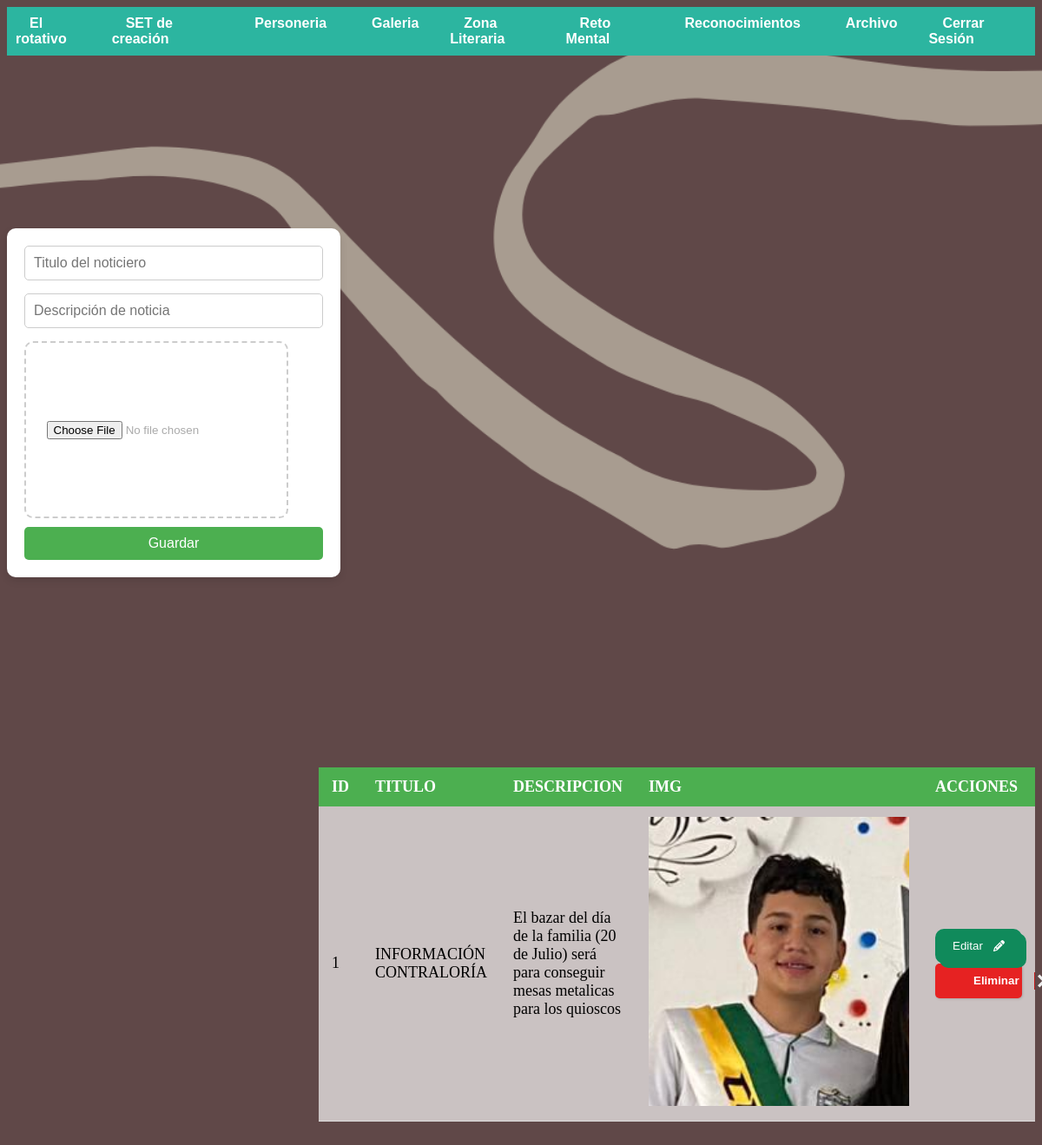
The app's page /administrador/personeria.php (signed in) with its own data.
### tables this page shows
CREATE TABLE `personeria` (
  `id` int(11) NOT NULL,
  `titulo` varchar(200) NOT NULL,
  `descripcion` varchar(900) NOT NULL,
  `imagen` blob NOT NULL
);

### administrador/personeria.php (the view, shortened to what this page needs)
<?php include("includes/header.php"); ?>
    <div class="contenedor">
        <div class="formulario">
            <div class="tarjeta">
                <form action="personeria/guardar.php" method="POST" enctype="multipart/form-data">
                    <div class="grupo">
                        <input type="text" name="titulo" placeholder="Titulo del noticiero" autofocus>
                    </div>
                    <div class="grupo">
                        <input type="text" name="descripcion" rows="3" placeholder="Descripción de noticia">
                    </div>
                    <div class="drop_area">
                        <input type="file" name="imagen">
                    </div>
                    <input type="submit" name="guardar" value="Guardar">
                </form>
            </div>
        </div>
    </div>
     <div class="muestras">
        <table>
            <thead>
                <tr>
                    <th>id</th>
                    <th>titulo</th>
                    <th>descripcion</th>
                    <th>img</th>
                    <th>acciones</th>
                 </tr>
            </thead>
            <tbody>
            <?php
                    $query = "SELECT * FROM personeria";
                    $result_ = mysqli_query($conexion, $query);
                    while($row = mysqli_fetch_array($result_)){?>
                        <tr>
                            <td><?php echo $row['id']?></td>
                            <td><?php echo $row['titulo']?></td>
                            <td><?php echo $row['descripcion']?></td>
                            <td><img src="img/<?php echo $row['imagen']?>" id="imagenes"></td>
                            <td>
                            <button class="Btn"  onclick="window.location.href='personeria/editar.php?id=<?php echo $row['id']?>';">Editar
                            </button>
                            <button class="noselect" onclick="window.location.href='personeria/eliminar.php?id=<?php echo $row['id']?>';">
                                <span class="text">Eliminar</span><span class="icon">
                                    <svg xmlns="http://www.w3.org/2000/svg" width="24" height="24" viewBox="0 0 24 24">
                                        <path d="M24 20.188l-8.315-8.209 8.2-8.282-3.697-3.697-8.212 8.318-8.31-8.203-3.666 3.666 8.321 8.24-8.206 8.313 3.666 3.666 8.237-8.318 8.285 8.203z">
                                        </path>
                                    </svg>
                                </span>
                        </button>
                            </td>
                        </tr>
                    <?php }?>
            </tbody>
         </table>
        </div>
        <?php include("includes/footer.php");?>

### administrador/algo.css (style rules this page uses)
body { background-image: url(../img/Fondo_Oscuro.png); background-repeat: no-repeat; background-size: cover; background-attachment: fixed; }
.contenedor { display: flex; justify-content: left; align-items: center; height: 100vh; background-color: transparent; margin: 0%; padding: 0; }
.tarjeta { background-color: white; padding: 20px; border-radius: 10px; box-shadow: 0px 4px 10px rgba(0, 0, 0, 0.1); max-width: 400px; width: 100%; }
.grupo { margin-bottom: 15px; }
.grupo input[type="text"] { width: 100%; padding: 10px; border: 1px solid #ccc; border-radius: 5px; font-size: 16px; box-sizing: border-box; }
input[type="submit"] { width: 100%; padding: 10px 15px; background-color: #4CAF50; color: white; border: none; border-radius: 5px; font-size: 16px; cursor: pointer; transition: background-color 0.3s ease; }
.muestras { display:flex; justify-content: right; align-items: center; background-color: transparent; }
.drop_area { width: 300px; height: 200px; border: 2px dashed #ccc; border-radius: 10px; display: flex; align-items: center; justify-content: center; color: #aaa; font-family: Arial, sans-serif; font-size: 16px; cursor: pointer; transition: background-color 0.3s ease; margin-bottom:10px ; }
.drop_area input[type="file"] { display:flex; }
.drop_area::before { text-align: center; }
table { width: 60%; border-collapse: collapse; margin: 20px 0; font-size: 18px; text-align: left; }
thead tr { background-color: #4CAF50; color: white; }
thead th { padding: 12px 15px; text-transform: uppercase; }
tbody { background-color: #ffffffab; }
tbody td { padding: 12px 15px; border-bottom: 1px solid #ddd; }
#imagenes { width: 300px; }
.Btn { position: relative; display: flex; align-items: center; justify-content: flex-start; width: 100px; height: 40px; border: none; padding: 0px 20px; background-color: rgb(16, 138, 91); color: white; font-weight: 500; cursor: pointer; border-radius: 10px; box-shadow: 5px 5px 0px rgb(16, 138, 91); transition-duration: .3s; }
.svg { width: 13px; position: absolute; right: 0; margin-right: 20px; fill: white; transition-duration: .3s; }
.noselect { width: 100px; height: 40px; cursor: pointer; display: flex; align-items: center; background: red; border: none; border-radius: 5px; box-shadow: 1px 1px 3px rgba(0,0,0,0.15); background: #e62222; }
.noselect, button span { transition: 200ms; }
.noselect .text { transform: translateX(20px); color: white; font-weight: bold; }
.noselect .icon { position: absolute; border-left: 1px solid #c41b1b; transform: translateX(90px); height: 20px; width: 20px; display: flex; align-items: center; justify-content: center; }
.noselect svg { width: 15px; fill: #eee; }
button { --primary-color: #704646ea; --secondary-color: #fff; --hover-color: #111; --arrow-width: 10px; --arrow-stroke: 2px; box-sizing: border-box; border: 0; border-radius: 20px; color: var(--secondary-color); padding: 1em 1.8em; background: var(--primary-color); display: flex; transition: 0.2s background; align-items: center; gap: 0.6em; font-weight: bold; }

### records on screen
personeria: id "1", titulo "INFORMACIÓN CONTRALORÍA", descripcion "El bazar del día de la familia (20 de Julio) será para conseguir mesas metalicas para los quioscos", imagen (picture)
